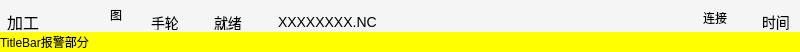
<?xml version="1.0" encoding="UTF-8"?>
<ui version="4.0">
 <class>TitleBarClass</class>
 <widget class="QWidget" name="TitleBarClass">
  <property name="geometry">
   <rect>
    <x>0</x>
    <y>0</y>
    <width>800</width>
    <height>52</height>
   </rect>
  </property>
  <property name="minimumSize">
   <size>
    <width>0</width>
    <height>52</height>
   </size>
  </property>
  <property name="maximumSize">
   <size>
    <width>16777215</width>
    <height>52</height>
   </size>
  </property>
  <property name="windowTitle">
   <string>Form</string>
  </property>
  <property name="styleSheet">
   <string notr="true"/>
  </property>
  <layout class="QVBoxLayout" name="verticalLayout" stretch="32,20">
   <property name="spacing">
    <number>0</number>
   </property>
   <property name="margin">
    <number>0</number>
   </property>
   <item>
    <widget class="QWidget" name="statesWidget" native="true">
     <property name="styleSheet">
      <string notr="true">background:#F5F5F5</string>
     </property>
     <layout class="QHBoxLayout" name="horizontalLayout" stretch="0,0,0,0,0,0,0,1,0,0,0">
      <property name="spacing">
       <number>0</number>
      </property>
      <property name="leftMargin">
       <number>7</number>
      </property>
      <property name="topMargin">
       <number>0</number>
      </property>
      <property name="rightMargin">
       <number>10</number>
      </property>
      <property name="bottomMargin">
       <number>2</number>
      </property>
      <item alignment="Qt::AlignBottom">
       <widget class="QLabel" name="moduleNameLabel_">
        <property name="minimumSize">
         <size>
          <width>32</width>
          <height>16</height>
         </size>
        </property>
        <property name="maximumSize">
         <size>
          <width>32</width>
          <height>16</height>
         </size>
        </property>
        <property name="styleSheet">
         <string notr="true">font: 16px SIMHEI</string>
        </property>
        <property name="text">
         <string>加工</string>
        </property>
       </widget>
      </item>
      <item>
       <spacer name="horizontalSpacer">
        <property name="orientation">
         <enum>Qt::Horizontal</enum>
        </property>
        <property name="sizeType">
         <enum>QSizePolicy::Fixed</enum>
        </property>
        <property name="sizeHint" stdset="0">
         <size>
          <width>71</width>
          <height>20</height>
         </size>
        </property>
       </spacer>
      </item>
      <item alignment="Qt::AlignBottom">
       <widget class="QLabel" name="modeIconLabel_">
        <property name="minimumSize">
         <size>
          <width>30</width>
          <height>30</height>
         </size>
        </property>
        <property name="maximumSize">
         <size>
          <width>30</width>
          <height>30</height>
         </size>
        </property>
        <property name="text">
         <string>图</string>
        </property>
       </widget>
      </item>
      <item>
       <spacer name="horizontalSpacer_2">
        <property name="orientation">
         <enum>Qt::Horizontal</enum>
        </property>
        <property name="sizeType">
         <enum>QSizePolicy::Fixed</enum>
        </property>
        <property name="sizeHint" stdset="0">
         <size>
          <width>11</width>
          <height>20</height>
         </size>
        </property>
       </spacer>
      </item>
      <item alignment="Qt::AlignBottom">
       <widget class="QLabel" name="modeNameLabel_">
        <property name="minimumSize">
         <size>
          <width>63</width>
          <height>14</height>
         </size>
        </property>
        <property name="maximumSize">
         <size>
          <width>63</width>
          <height>14</height>
         </size>
        </property>
        <property name="styleSheet">
         <string notr="true">font: 14px SIMHEI</string>
        </property>
        <property name="text">
         <string>手轮</string>
        </property>
       </widget>
      </item>
      <item alignment="Qt::AlignBottom">
       <widget class="QLabel" name="machiningStateLabel_">
        <property name="minimumSize">
         <size>
          <width>28</width>
          <height>14</height>
         </size>
        </property>
        <property name="maximumSize">
         <size>
          <width>28</width>
          <height>14</height>
         </size>
        </property>
        <property name="styleSheet">
         <string notr="true">font: 14px SIMHEI</string>
        </property>
        <property name="text">
         <string>就绪</string>
        </property>
       </widget>
      </item>
      <item>
       <spacer name="horizontalSpacer_4">
        <property name="orientation">
         <enum>Qt::Horizontal</enum>
        </property>
        <property name="sizeType">
         <enum>QSizePolicy::Fixed</enum>
        </property>
        <property name="sizeHint" stdset="0">
         <size>
          <width>36</width>
          <height>20</height>
         </size>
        </property>
       </spacer>
      </item>
      <item alignment="Qt::AlignBottom">
       <widget class="QLabel" name="currentNCNameLabel_">
        <property name="minimumSize">
         <size>
          <width>0</width>
          <height>16</height>
         </size>
        </property>
        <property name="maximumSize">
         <size>
          <width>16777215</width>
          <height>16</height>
         </size>
        </property>
        <property name="styleSheet">
         <string notr="true">font: 14px Arial</string>
        </property>
        <property name="text">
         <string>XXXXXXXX.NC</string>
        </property>
       </widget>
      </item>
      <item alignment="Qt::AlignBottom">
       <widget class="QLabel" name="connectStateLabel_">
        <property name="minimumSize">
         <size>
          <width>24</width>
          <height>24</height>
         </size>
        </property>
        <property name="maximumSize">
         <size>
          <width>24</width>
          <height>24</height>
         </size>
        </property>
        <property name="text">
         <string>连接</string>
        </property>
       </widget>
      </item>
      <item>
       <spacer name="horizontalSpacer_3">
        <property name="orientation">
         <enum>Qt::Horizontal</enum>
        </property>
        <property name="sizeType">
         <enum>QSizePolicy::Fixed</enum>
        </property>
        <property name="sizeHint" stdset="0">
         <size>
          <width>35</width>
          <height>20</height>
         </size>
        </property>
       </spacer>
      </item>
      <item alignment="Qt::AlignBottom">
       <widget class="QLabel" name="timeLabel_">
        <property name="minimumSize">
         <size>
          <width>0</width>
          <height>16</height>
         </size>
        </property>
        <property name="maximumSize">
         <size>
          <width>16777215</width>
          <height>16</height>
         </size>
        </property>
        <property name="styleSheet">
         <string notr="true">font: 14px Arial</string>
        </property>
        <property name="text">
         <string>时间</string>
        </property>
       </widget>
      </item>
     </layout>
    </widget>
   </item>
   <item>
    <widget class="QLabel" name="errorMessageLabel_">
     <property name="styleSheet">
      <string notr="true">QLabel{background:rgb(255, 255, 0);}</string>
     </property>
     <property name="text">
      <string>TitleBar报警部分</string>
     </property>
    </widget>
   </item>
  </layout>
 </widget>
 <resources/>
 <connections/>
</ui>
